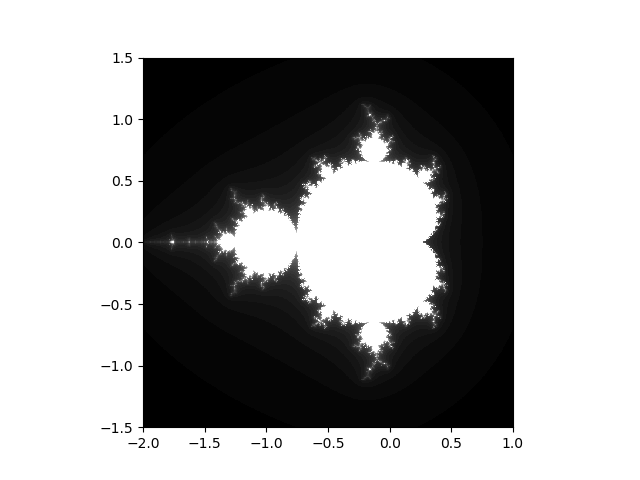

Here is the Python script that generated this plot:
#!/usr/bin/python
#author:Jiecheng Song SBID:111783762

import matplotlib.pyplot as plt
import numpy as np

def mandelbrot_1(N_max,some_threshold,m,n):
    '''define a function called mandelbrot_1 with parameter N_max,
    some_threshold, m, n'''
    x,y = np.mgrid[-2:1:complex(0,m),-1.5:1.5:complex(0,n)]
    '''use np.mgrid funtion to construct a grid (x,y) in range
    [-2,1]x[-1.5,1.5], x and y are both mxn matrix'''
    c = x + 1j*y
    '''make a mxn complex matrix c each entrance is c_ij = x(i)+y(j)i'''
    z = np.zeros([m,n])
    '''make a mxn zero matrix z'''
    mask = np.zeros([m,n])
    '''make a mxn zero matrix mask, so the boolean mask are all false now'''
    for j in range(N_max):
        z = z**2 + c
        mask[abs(z)<some_threshold] = j
    '''use for loop to do the interation z = z**2+c 50 times, let boolean mask
    z_ij become j if at the jth times, abs(z_ij) over 50'''
    print(mask)
    '''print boolean maske matrix'''
    plt.figure(2)
    plt.imshow(mask.T,extent=[-2,1,-1.5,1.5])
    plt.gray()
    plt.savefig('mandelbrot_1.png')
    '''save the figure'''
    plt.show()
    '''plot the boolean mask with the bigger value more white'''


mandelbrot_1(50,50,1000,1000)
'''execute the function'''
